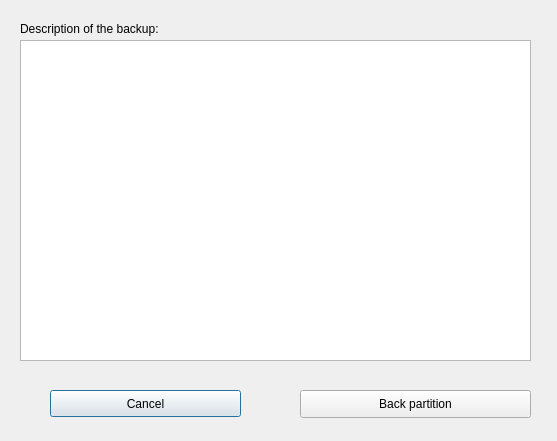
<?xml version="1.0" encoding="UTF-8"?>
<ui version="4.0">
 <class>FileDialog</class>
 <widget class="QDialog" name="FileDialog">
  <property name="geometry">
   <rect>
    <x>0</x>
    <y>0</y>
    <width>557</width>
    <height>441</height>
   </rect>
  </property>
  <property name="windowTitle">
   <string extracomment="Beschreibung der Sicherung">Description of the backup</string>
  </property>
  <widget class="QPushButton" name="cmd_cancel">
   <property name="geometry">
    <rect>
     <x>50</x>
     <y>390</y>
     <width>191</width>
     <height>27</height>
    </rect>
   </property>
   <property name="text">
    <string extracomment="Abbrechen">Cancel</string>
   </property>
  </widget>
  <widget class="QLabel" name="label">
   <property name="geometry">
    <rect>
     <x>20</x>
     <y>20</y>
     <width>251</width>
     <height>18</height>
    </rect>
   </property>
   <property name="text">
    <string extracomment="Beschreibung der Sicherung:">Description of the backup:</string>
   </property>
  </widget>
  <widget class="QPushButton" name="cmd_save">
   <property name="geometry">
    <rect>
     <x>300</x>
     <y>390</y>
     <width>231</width>
     <height>28</height>
    </rect>
   </property>
   <property name="text">
    <string extracomment="Partition sichern">Back partition</string>
   </property>
  </widget>
  <widget class="QTextEdit" name="textEdit">
   <property name="geometry">
    <rect>
     <x>20</x>
     <y>40</y>
     <width>511</width>
     <height>321</height>
    </rect>
   </property>
   <property name="lineWidth">
    <number>1</number>
   </property>
   <property name="autoFormatting">
    <set>QTextEdit::AutoNone</set>
   </property>
   <property name="tabChangesFocus">
    <bool>true</bool>
   </property>
   <property name="lineWrapMode">
    <enum>QTextEdit::WidgetWidth</enum>
   </property>
   <property name="lineWrapColumnOrWidth">
    <number>0</number>
   </property>
   <property name="html">
    <string>&lt;!DOCTYPE HTML PUBLIC &quot;-//W3C//DTD HTML 4.0//EN&quot; &quot;http://www.w3.org/TR/REC-html40/strict.dtd&quot;&gt;
&lt;html&gt;&lt;head&gt;&lt;meta name=&quot;qrichtext&quot; content=&quot;1&quot; /&gt;&lt;style type=&quot;text/css&quot;&gt;
p, li { white-space: pre-wrap; }
&lt;/style&gt;&lt;/head&gt;&lt;body style=&quot; font-family:'Sans Serif'; font-size:9pt; font-weight:400; font-style:normal;&quot;&gt;
&lt;p style=&quot;-qt-paragraph-type:empty; margin-top:0px; margin-bottom:0px; margin-left:0px; margin-right:0px; -qt-block-indent:0; text-indent:0px; font-family:'Ubuntu'; font-size:11pt;&quot;&gt;&lt;br /&gt;&lt;/p&gt;&lt;/body&gt;&lt;/html&gt;</string>
   </property>
  </widget>
 </widget>
 <resources/>
 <connections/>
</ui>
